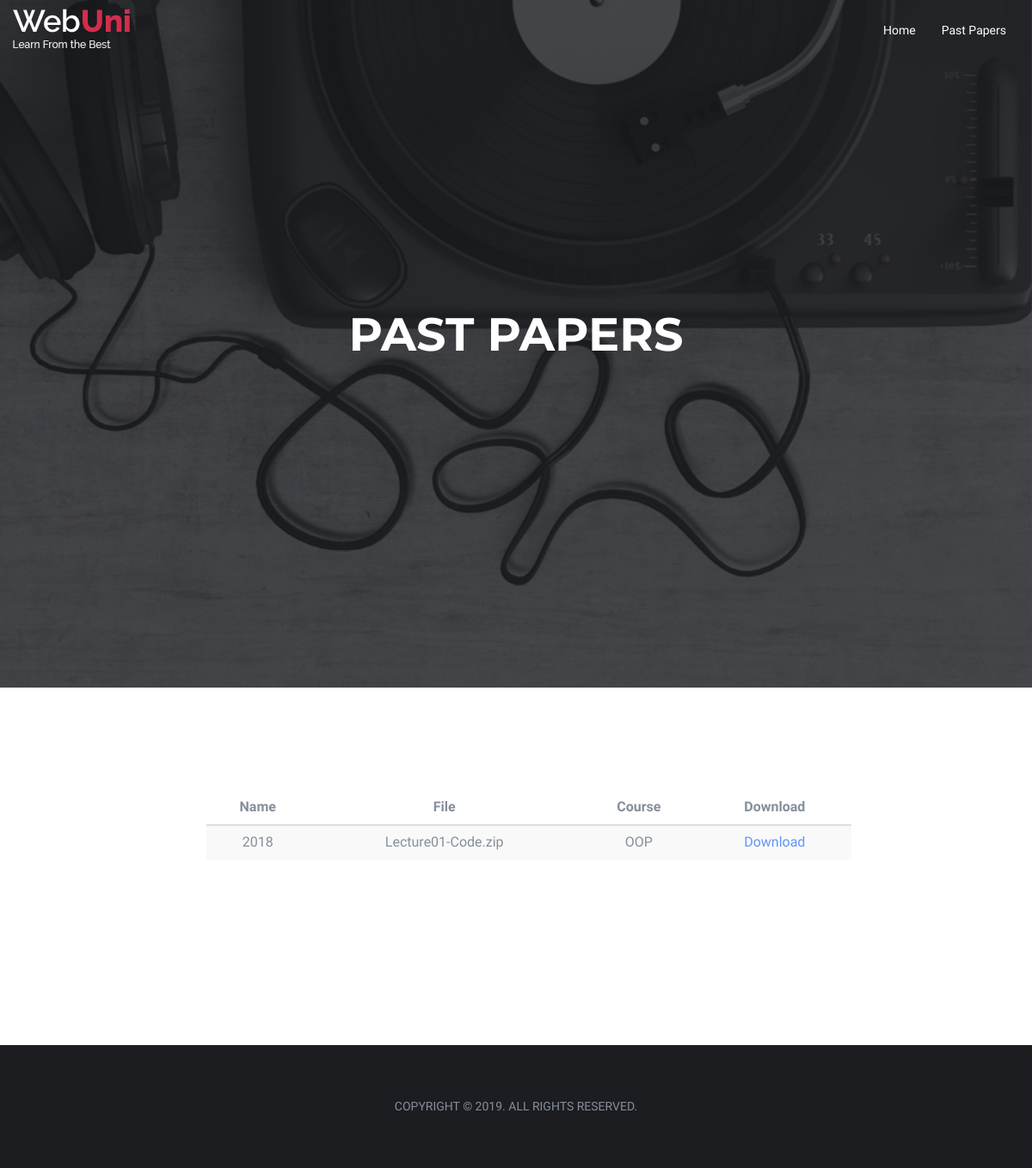
The app's page /papers.php with its own data.
### tables this page shows
CREATE TABLE `tbl_papers` (
  `id` int(11) NOT NULL,
  `name` varchar(255) NOT NULL,
  `file` varchar(250) DEFAULT NULL,
  `course` varchar(255) NOT NULL
);

### papers.php (the view, shortened to what this page needs)
<!DOCTYPE html>
<html lang="en">
<?php
include('db/dbcon.php');
?>
<head>
  <link rel="stylesheet" href="https://maxcdn.bootstrapcdn.com/bootstrap/3.3.6/css/bootstrap.min.css" />
  <link type="text/css" rel="stylesheet" href="css/bootstrap.min.css" />
  <link type="text/css" rel="stylesheet" href="css/owl.carousel.css" />
  <link type="text/css" rel="stylesheet" href="css/owl.theme.default.css" />
  <link type="text/css" rel="stylesheet" href="css/magnific-popup.css" />
  <link rel="stylesheet" href="css/font-awesome.min.css">
  <link type="text/css" rel="stylesheet" href="css/style.css" />
    <link type="text/css" rel="stylesheet" href="css/hover.css">
    <link rel="stylesheet" href="https://use.fontawesome.com/releases/v5.3.1/css/all.css">
</head>
<body>
  <header id="home">
    <div class="bg-img" style="background-image: url('./img/background1.jpg');">
      <div class="overlay"></div>
    </div>
    <nav id="nav" class="navbar nav-transparent">
      <div class="container">
        <div class="navbar-header">
          <div class="navbar-brand">
            <a href="index.html">
              <img class="logo-alt" src="img/logo.png" alt="logo">
            </a>
          </div>
        </div>
        <ul class="main-nav nav navbar-nav navbar-right">
          <li><a href="main.php">Home</a></li>
          <li><a href="#ref">Past Papers</a></li>
            </ul>
          </div>
        </nav>
        <div class="home-wrapper">
          <div class="container">
            <div class="row">
              <div class="col-md-10 col-md-offset-1">
                <div class="home-content">
                  <h1 class="white-text">Past papers</h1>
                </div>
              </div>
            </div>
          </div>
        </div>
      </header>
      <div id="ref" class="section md-padding">
        <div class="container">
          <?php
          $sql = "SELECT * FROM tbl_papers";
          $courses = $db->query($sql);
          ?>
            <div class="data-table-area">
              <div class="container">
                <div class="row">
                  <div class="col-lg-12 col-md-12 col-sm-12 col-xs-12">
                    <div class="data-table-list">
                      <div class="row">
                        <div class="col-sm-2"></div>
                        <div class="col-sm-8">
                          <div class="card text-center">
                            <div class="card-body">
                              <div class="table-responsive">
                                <table id="data-table-basic" class="table table-striped">
                                  <thead>
                                    <tr>
                                      <th class="text-center">Name</th>
                                      <th class="text-center">File</th>
                                      <th class="text-center">Course</th>
                                      <th class="text-center">Download</th>
                                    </tr>
                                  </thead>
                                  <tbody>
                                    <?php while ($l = mysqli_fetch_assoc($courses)) { ?>
                                        <tr>
                                            <td><?= $l['name']; ?></td>
                                            <td><?= $l['file']; ?></td>
                                            <td><?= $l['course']; ?></td>
                                            <td><a href="Admin/Lecturer/papers/upload/<?php echo $l['file']; ?>" download>Download</td></tr>
                                    <?php } ?>
                                    </tbody>
                                  </table>
                                </div>
                              </div>
                            </div>
                          </div>
                        </div>
                        <br><br><br>
                      </div>
                    </div>
                  </div>
                </div>
              </div>
            </div>
          </div>
            <footer id="footer" class="sm-padding bg-dark">
                <div class="container">
                    <div class="row">
                        <div class="col-md-12">
                            <div class="footer-copyright">
                                <p>Copyright © 2019. All Rights Reserved.</p>
                            </div>
                        </div>
                    </div>
                </div>
            </footer>
    </body>
    </html>

### css/style.css (style rules this page uses)
body { font-family: 'Varela Round', sans-serif; font-size: 16px; line-height: 1.6; overflow-x: hidden; color: #868F9B; }
h1, h2, h3, h4, h5, h6 { font-family: 'Montserrat', sans-serif; font-weight: 700; margin-top: 0px; margin-bottom: 20px; color: #10161A; }
h1 { font-size: 54px; }
a { color: #6195FF; text-decoration: none; -webkit-transition: 0.2s opacity; transition: 0.2s opacity; }
.white-text { color: #FFF; }
ul, ol { margin: 0; padding: 0; list-style: none }
.section { position: relative; }
.md-padding { padding-top: 120px; padding-bottom: 120px; }
.sm-padding { padding-top: 60px; padding-bottom: 60px; }
.bg-dark { background-color: #1C1D21; }
.bg-img { position: absolute; left: 0; top: 0; right: 0; bottom: 0; z-index: -1; background-position: center; background-size: cover; background-attachment: fixed; }
.bg-img .overlay { position: absolute; left: 0; top: 0; right: 0; bottom: 0; opacity: .8; background: #1C1D21; }
.navbar-brand { padding: 0; }
.navbar-brand .logo, .navbar-brand .logo-alt { max-height: 50px; display: block; }
#nav { padding: 10px 0px; background: #FFF; -webkit-transition: 0.2s padding; transition: 0.2s padding; z-index: 999; }
#nav.navbar { border: none; border-radius: 0; margin-bottom: 0px; }
#nav.nav-transparent { background: transparent; }
@media only screen and (min-width: 768px) { .main-nav li { padding: 0px 15px; } }
@media only screen and (min-width: 768px) { .main-nav li a { font-size: 14px; -webkit-transition: 0.2s color; transition: 0.2s color; } }
@media only screen and (min-width: 768px) { .main-nav>li>a { color: #10161A; padding: 15px 0px; } }
@media only screen and (min-width: 768px) { #nav.nav-transparent:not(.fixed-nav) .main-nav>li>a { color: #fff; } }
@media only screen and (min-width: 768px) { .main-nav>li>a:after { content: ""; display: block; background-color: #6195FF; height: 2px; width: 0%; -webkit-transition: 0.2s width; transition: 0.2s width; } }
header { position: relative; }
#home { height: 100vh; }
#home .home-wrapper { position: absolute; left: 0px; right: 0px; top: 50%; -webkit-transform: translateY(-50%); -ms-transform: translateY(-50%); transform: translateY(-50%); text-align: center; }
.home-content h1 { text-transform: uppercase; }
#footer { position: relative; }
.footer-copyright p { text-align: center; font-size: 14px; text-transform: uppercase; margin: 0; }

### records on screen
tbl_papers: name "2018", file "Lecture01-Code.zip", course "OOP"
